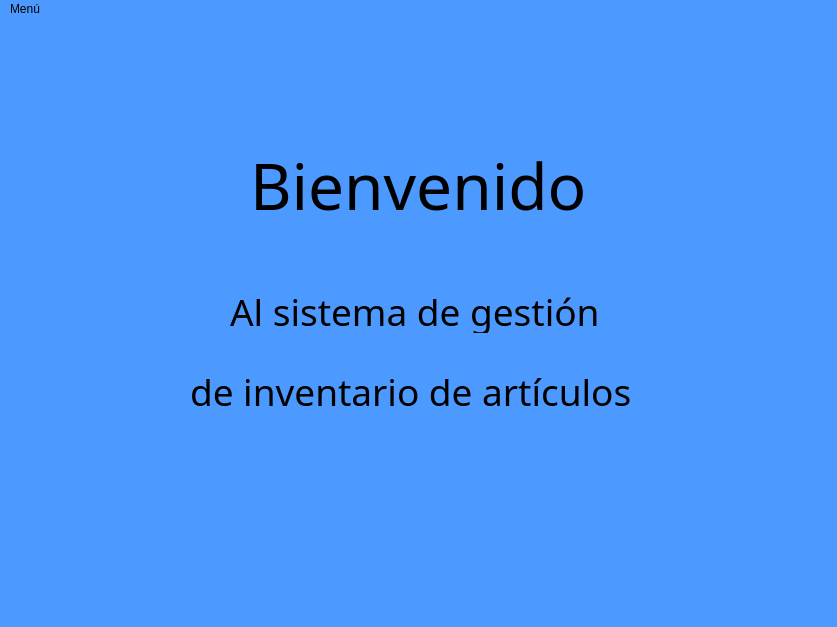
<?xml version="1.0" encoding="UTF-8"?>
<ui version="4.0">
 <class>Principal</class>
 <widget class="QMainWindow" name="Principal">
  <property name="geometry">
   <rect>
    <x>0</x>
    <y>0</y>
    <width>837</width>
    <height>627</height>
   </rect>
  </property>
  <property name="windowTitle">
   <string>Menu</string>
  </property>
  <property name="styleSheet">
   <string notr="true">background-color: rgb(0, 0, 255);
background-color: rgb(76, 154, 255);</string>
  </property>
  <widget class="QWidget" name="centralwidget">
   <widget class="QLabel" name="label">
    <property name="geometry">
     <rect>
      <x>250</x>
      <y>100</y>
      <width>361</width>
      <height>131</height>
     </rect>
    </property>
    <property name="font">
     <font>
      <family>Century Gothic</family>
      <pointsize>48</pointsize>
      <weight>50</weight>
      <bold>false</bold>
     </font>
    </property>
    <property name="text">
     <string>Bienvenido</string>
    </property>
   </widget>
   <widget class="QLabel" name="label_2">
    <property name="enabled">
     <bool>true</bool>
    </property>
    <property name="geometry">
     <rect>
      <x>230</x>
      <y>270</y>
      <width>391</width>
      <height>44</height>
     </rect>
    </property>
    <property name="font">
     <font>
      <family>Century Gothic</family>
      <pointsize>28</pointsize>
      <weight>50</weight>
      <bold>false</bold>
     </font>
    </property>
    <property name="cursor">
     <cursorShape>ArrowCursor</cursorShape>
    </property>
    <property name="text">
     <string>Al sistema de gestión </string>
    </property>
   </widget>
   <widget class="QLabel" name="label_3">
    <property name="enabled">
     <bool>true</bool>
    </property>
    <property name="geometry">
     <rect>
      <x>190</x>
      <y>350</y>
      <width>481</width>
      <height>44</height>
     </rect>
    </property>
    <property name="font">
     <font>
      <family>Century Gothic</family>
      <pointsize>28</pointsize>
      <weight>50</weight>
      <bold>false</bold>
     </font>
    </property>
    <property name="cursor">
     <cursorShape>ArrowCursor</cursorShape>
    </property>
    <property name="text">
     <string>de inventario de artículos</string>
    </property>
   </widget>
  </widget>
  <widget class="QStatusBar" name="statusbar"/>
  <widget class="QMenuBar" name="menubar">
   <property name="geometry">
    <rect>
     <x>0</x>
     <y>0</y>
     <width>837</width>
     <height>21</height>
    </rect>
   </property>
   <widget class="QMenu" name="menuMen">
    <property name="font">
     <font>
      <family>Century Gothic</family>
      <pointsize>10</pointsize>
     </font>
    </property>
    <property name="title">
     <string>Menú</string>
    </property>
    <addaction name="separator"/>
    <addaction name="actionRegristro_de_art_culos"/>
    <addaction name="actionCrear_bodega"/>
    <addaction name="actionPerfil_de_distribuidores"/>
    <addaction name="actionArticulos_de_Bodega"/>
    <addaction name="actionEntrega_de_articulos"/>
    <addaction name="separator"/>
   </widget>
   <addaction name="menuMen"/>
  </widget>
  <action name="actionRegristro_de_art_culos">
   <property name="text">
    <string>Lista de Productos</string>
   </property>
   <property name="font">
    <font>
     <family>Century Gothic</family>
     <pointsize>9</pointsize>
    </font>
   </property>
  </action>
  <action name="actionCrear_bodega">
   <property name="text">
    <string>Lista de Bodegas</string>
   </property>
   <property name="font">
    <font>
     <family>Century Gothic</family>
     <pointsize>9</pointsize>
    </font>
   </property>
  </action>
  <action name="actionPerfil_de_distribuidores">
   <property name="text">
    <string>Lista de Distribuidores</string>
   </property>
   <property name="font">
    <font>
     <family>Century Gothic</family>
     <pointsize>9</pointsize>
    </font>
   </property>
  </action>
  <action name="actionArticulos_de_Bodega">
   <property name="text">
    <string>Articulos de Bodega</string>
   </property>
  </action>
  <action name="actionEntrega_de_articulos">
   <property name="text">
    <string>Entrega de articulos</string>
   </property>
  </action>
 </widget>
 <resources/>
 <connections/>
</ui>
